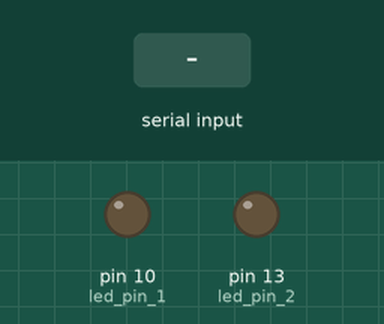
Recording of a sketch running on a simulated Arduino Uno, built with avr-gcc and run on an emulated ATmega328P. On the bench: output pins drawn as LEDs (lit = HIGH). Inputs (shaded band) come from the test bench.

Above: at 1.2 s.
1.3 s: "1" received over Serial
At 2.4 s:
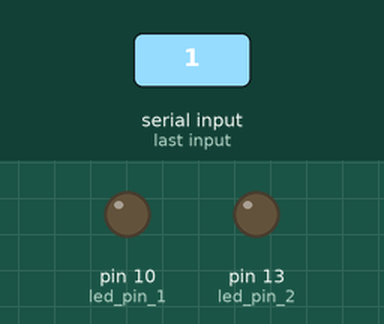
2.8 s: "2" received over Serial
At 3.6 s:
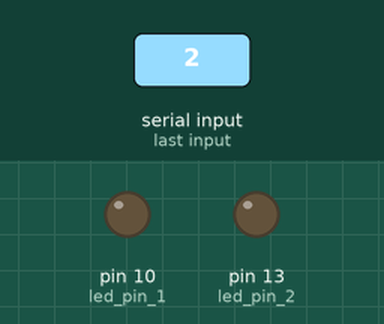
4.3 s: "3" received over Serial
At 5.3 s:
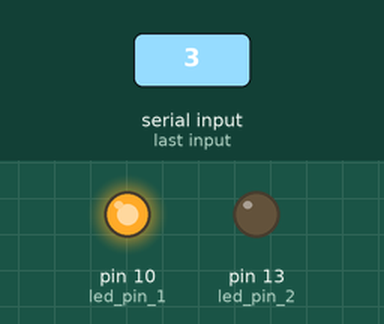
5.8 s: "5" received over Serial
At 6.4 s:
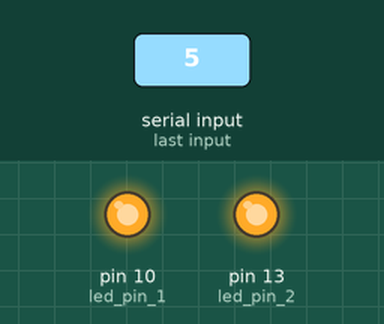
7.3 s: "4" received over Serial
At 7.6 s:
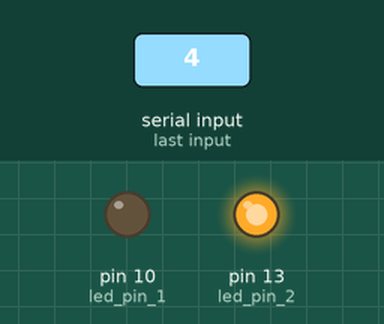
Timing chart, 0 to 9.8 s (numbered marks = the images above; inputs shaded):
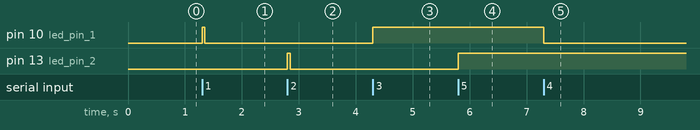

Measured:
- after the input at 1.3 s, pin 10 (led_pin_1): LOW → HIGH at once, → LOW 0.05 s later
- after the input at 2.8 s, pin 13 (led_pin_2): LOW → HIGH at once, → LOW 0.05 s later
- after the input at 4.3 s, pin 10 (led_pin_1): LOW → HIGH at once
- after the input at 5.8 s, pin 13 (led_pin_2): LOW → HIGH at once
- after the input at 7.3 s, pin 10 (led_pin_1): HIGH → LOW at once

The sketch:

TTL_reward_delivery.ino
```cpp
/*
Simple Arduino sketch to turn on two LEDs with serial input.
Used for LinearTrack_er app to prototype
connect an LED to digital pin 12 and 13
*/

int led_pin_1       = 10;
int led_pin_2       = 13;

int openTime1 = 50;
int incomingByte;

// the setup function runs once when you press reset or power the board
void setup() {
  pinMode(led_pin_1 , OUTPUT);
  pinMode(led_pin_2 , OUTPUT);

  Serial.begin(9600); //open serial port and set rate to 9600 baud

}

void loop() {
  // put your main code here, to run repeatedly:
   while (Serial.available()) {


      incomingByte = Serial.read();
      //    serialReceived = Serial.parseInt();
      if (incomingByte == '1') {

          digitalWrite(led_pin_1, HIGH);
          delay(openTime1);
          digitalWrite(led_pin_1, LOW);
          break;
          }

      if (incomingByte == '2') {
          digitalWrite(led_pin_2, HIGH);
          delay(openTime1);
          digitalWrite(led_pin_2, LOW);
          break;
          }

      if (incomingByte == '3') {
          digitalWrite(led_pin_1, HIGH);
          break;
          }
      if (incomingByte == '4') {
          digitalWrite(led_pin_1, LOW);
          break;
          }
      if (incomingByte == '5') {
          digitalWrite(led_pin_2, HIGH);
          break;
          }
     if (incomingByte == '6') {
          digitalWrite(led_pin_2, LOW);
          break;
          }
     }

  }
```
